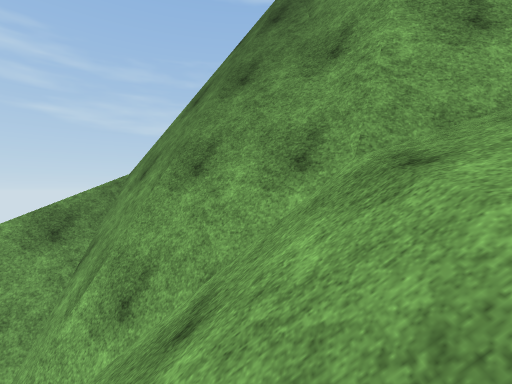
[1] (above)

14 first-person views from a walk through a 3-D level made in the Unity game engine. The camera is 1.5 m above the floor, looks level and sees 85° across. The floor is counted in squares, 2 m on a side. Each view is taken from the middle of a square. On the plan, view 1 faces up. The plan holds only what a view shows up to about 10 squares ahead; the rest is blank. The place goes on beyond the plan. The player character is not drawn. Surface patterns are stand-ins for the level's own textures.

[2]
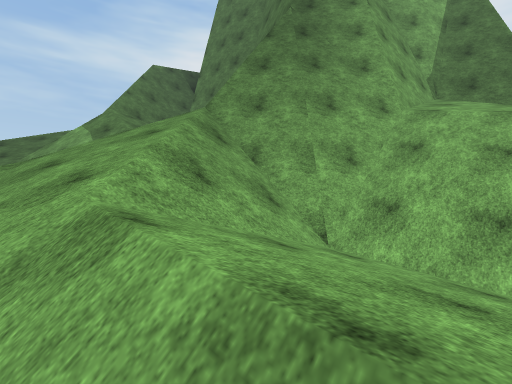

[3]
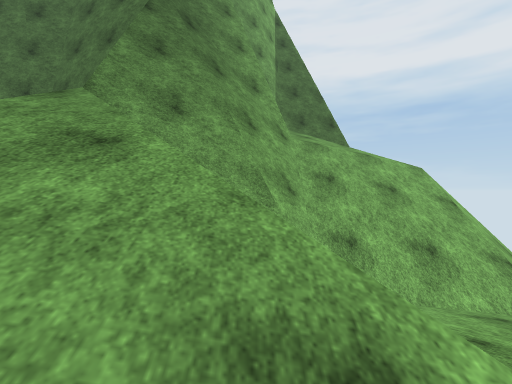

[4]
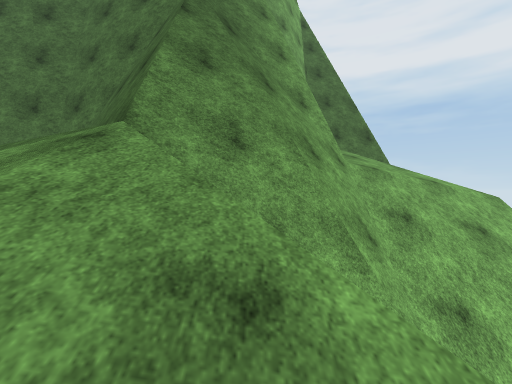

[5]
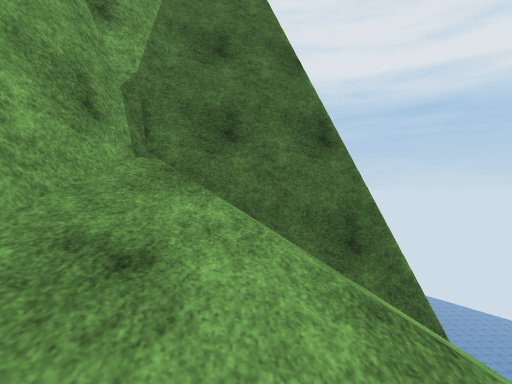

[6]
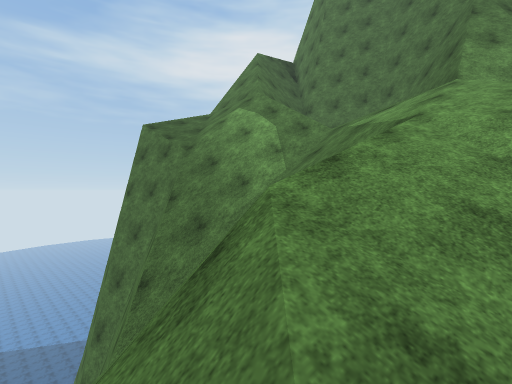

[7]
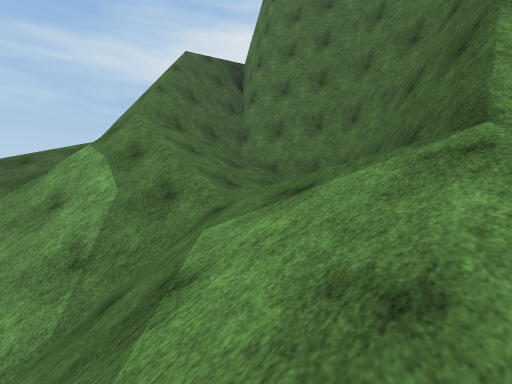

[8]
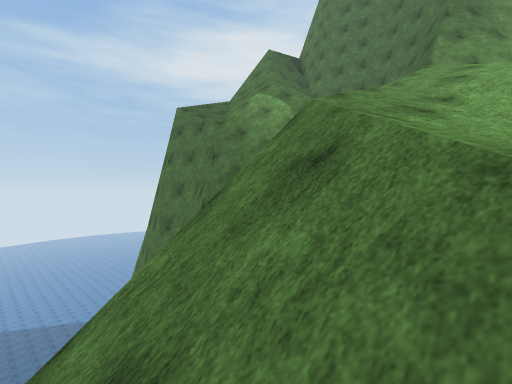

[9]
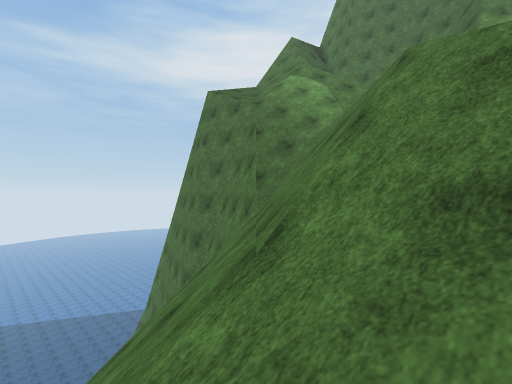

[10]
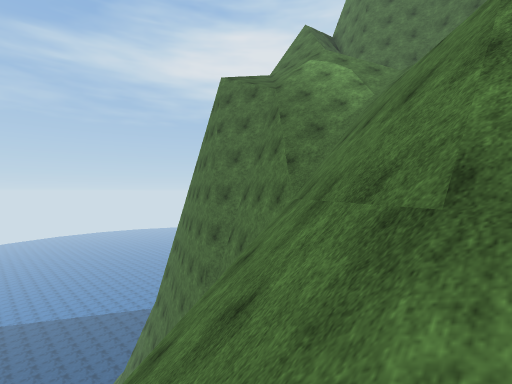

[11]
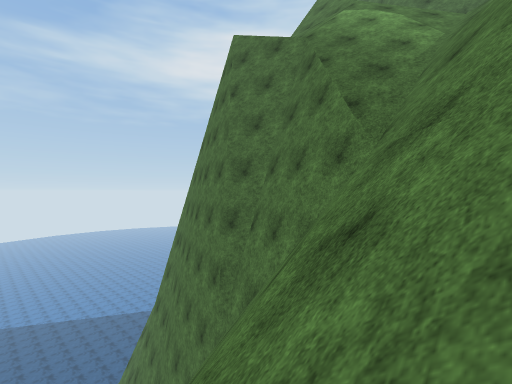

[12]
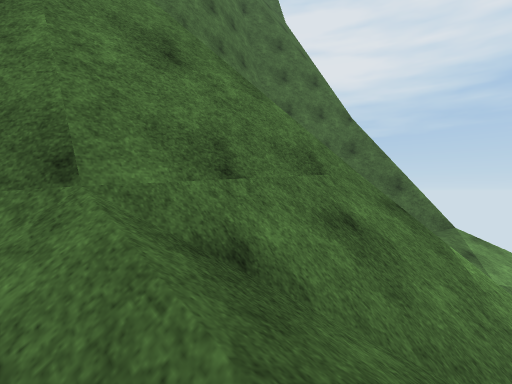

[13]
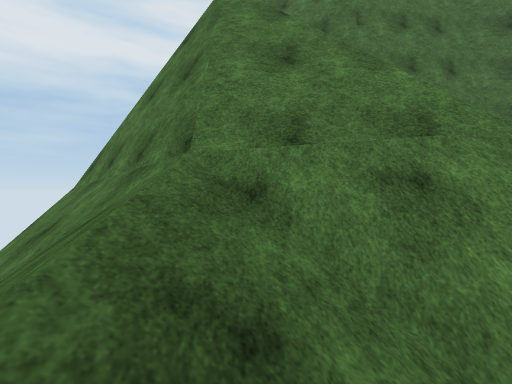

[14]
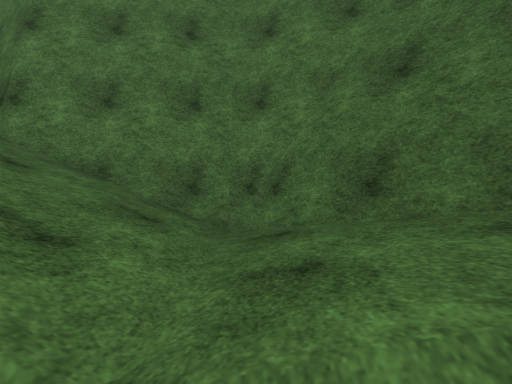

### Floor plan
Key: @ floor where view 1 was taken; # wall or solid block; . main floor; : floor 4 m higher than the main floor; + floor 4.75 m higher than the main floor; / step, stairs or slope; = window, fence, low wall or low ledge; v drop or lower ground.
Columns run from 13 left of view 1 to 4 right of it. Each row starts with its distance up from view 1.
 18             vvv
 17            //##
 16       v   //##
 15      vvv //##
 14      vvv///#
 13      vvv///#
 12      vvv///####
 11     vvvv//////#
 10    vvvv///////#
  9   vvvv////////#
  8  ///###=///+:/#
  7  //##vv ///+/##
  6  /=#vv  ////##
  5 ///////////##
  4 ///////////##
  3  //////////#####
  2        ////===####
  1        ///.//////#
  0        //..//@///#
 -1             v/v v#
 -2             vv

Where each view was taken, in squares from view 1:
view 1: 0 up, 0 right, facing up
view 2: 0 up, 6 left, facing up-right
view 3: 3 up, 6 left, facing right
view 4: 4 up, 5 left, facing right
view 5: 1 up, 1 right, facing right
view 6: 4 up, 10 left, facing up-right
view 7: 5 up, 5 left, facing up-right
view 8: 3 up, 12 left, facing up-right
view 9: 4 up, 13 left, facing up-right
view 10: 5 up, 13 left, facing up-right
view 11: 7 up, 12 left, facing up-right
view 12: 15 up, 4 left, facing down-right
view 13: 14 up, 5 left, facing right
view 14: 8 up, 3 left, facing right
